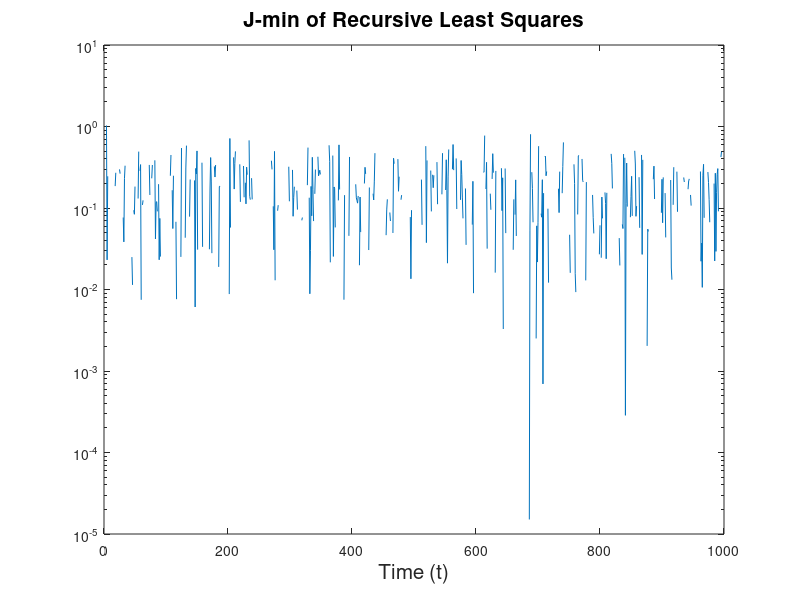

MATLAB code for this plot:
% This program for Sequential Weighted Least squares (SWLS) equlaization

% source Generation
clear all;clc;close all;
n=0:999;
N=length(n);
theta_org=[1 .03]'; % Original parameters
W=.95*eye(N); % Weighting Matrix


H=[ones(N,1) n'];
% H=[ones(N,1) n' n'.^2 n'.^3];

% Model for Source
x=H*theta_org + .25*randn(1,N)';  % variance of the Noise .0625

p=2; % No of parameters to estimate

% Initialization
sigma=inv(H(1,:)*W(1,1)*H(1,:)');    % Covariance Mtx in the case of BLUE
theta=(sigma*H(1,:)*W(1,1)*x(1))';   % Initial estimator based on one sample
Jmin(1)=x(1)*(x(1)-H(1,:)*theta);    % First time error

for i=2:N,
    
    a=(1/W(i,i))+H(i,:)*sigma*H(i,:)'; % changed H'(i,:) to H(i,:) and Vice versa in the original algo
    K(:,i)=sigma*H(i,:)'/a;      % finding the Gain
    e(i)=x(i)-H(i,:)*theta;    % Prediction error
    theta=theta+K(:,i)*e(i);    % The estimator update
    Jmin(i)=Jmin(i-1)+ e(i)/a;   % Minimum Error
    sigma=[eye(p)-K(:,i)*H(i,:)]*sigma;    % covariance update
    
end

figure,hnd=semilogy(e);
hnd=title('J-min of Recursive Least Squares');
set(hnd,'fontsize',15); 
hnd=xlabel('Time (t)');
set(hnd,'fontsize',15); 
